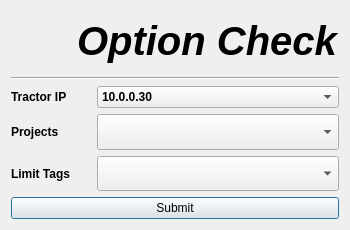
<?xml version="1.0" encoding="UTF-8"?>
<ui version="4.0">
 <class>Dialog</class>
 <widget class="QDialog" name="Dialog">
  <property name="geometry">
   <rect>
    <x>0</x>
    <y>0</y>
    <width>331</width>
    <height>230</height>
   </rect>
  </property>
  <property name="sizePolicy">
   <sizepolicy hsizetype="Expanding" vsizetype="Expanding">
    <horstretch>0</horstretch>
    <verstretch>0</verstretch>
   </sizepolicy>
  </property>
  <property name="windowTitle">
   <string>Dialog</string>
  </property>
  <layout class="QVBoxLayout" name="verticalLayout">
   <item>
    <layout class="QHBoxLayout" name="horizontalLayout">
     <item>
      <widget class="QLabel" name="label">
       <property name="minimumSize">
        <size>
         <width>60</width>
         <height>60</height>
        </size>
       </property>
       <property name="maximumSize">
        <size>
         <width>60</width>
         <height>60</height>
        </size>
       </property>
       <property name="text">
        <string/>
       </property>
       <property name="pixmap">
        <pixmap>../../../../../../../../../../backstage/share/icons/trlogo128.png</pixmap>
       </property>
       <property name="scaledContents">
        <bool>true</bool>
       </property>
      </widget>
     </item>
     <item>
      <widget class="QLabel" name="label_2">
       <property name="sizePolicy">
        <sizepolicy hsizetype="Expanding" vsizetype="Expanding">
         <horstretch>0</horstretch>
         <verstretch>0</verstretch>
        </sizepolicy>
       </property>
       <property name="font">
        <font>
         <pointsize>30</pointsize>
         <weight>75</weight>
         <italic>true</italic>
         <bold>true</bold>
        </font>
       </property>
       <property name="styleSheet">
        <string notr="true"/>
       </property>
       <property name="text">
        <string>Option Check</string>
       </property>
      </widget>
     </item>
    </layout>
   </item>
   <item>
    <widget class="Line" name="line">
     <property name="orientation">
      <enum>Qt::Horizontal</enum>
     </property>
    </widget>
   </item>
   <item>
    <layout class="QHBoxLayout" name="horizontalLayout_2">
     <item>
      <widget class="QLabel" name="label_3">
       <property name="sizePolicy">
        <sizepolicy hsizetype="Minimum" vsizetype="Minimum">
         <horstretch>0</horstretch>
         <verstretch>0</verstretch>
        </sizepolicy>
       </property>
       <property name="minimumSize">
        <size>
         <width>80</width>
         <height>0</height>
        </size>
       </property>
       <property name="maximumSize">
        <size>
         <width>80</width>
         <height>16777215</height>
        </size>
       </property>
       <property name="font">
        <font>
         <weight>75</weight>
         <bold>true</bold>
        </font>
       </property>
       <property name="text">
        <string>Tractor IP</string>
       </property>
      </widget>
     </item>
     <item>
      <widget class="QComboBox" name="ipCombo">
       <property name="sizePolicy">
        <sizepolicy hsizetype="Expanding" vsizetype="Fixed">
         <horstretch>0</horstretch>
         <verstretch>0</verstretch>
        </sizepolicy>
       </property>
       <property name="font">
        <font>
         <weight>75</weight>
         <bold>true</bold>
        </font>
       </property>
       <item>
        <property name="text">
         <string>10.0.0.30</string>
        </property>
       </item>
       <item>
        <property name="text">
         <string>10.0.0.35</string>
        </property>
       </item>
      </widget>
     </item>
    </layout>
   </item>
   <item>
    <layout class="QHBoxLayout" name="horizontalLayout_3">
     <item>
      <widget class="QLabel" name="label_4">
       <property name="sizePolicy">
        <sizepolicy hsizetype="Minimum" vsizetype="Minimum">
         <horstretch>0</horstretch>
         <verstretch>0</verstretch>
        </sizepolicy>
       </property>
       <property name="minimumSize">
        <size>
         <width>80</width>
         <height>0</height>
        </size>
       </property>
       <property name="maximumSize">
        <size>
         <width>80</width>
         <height>16777215</height>
        </size>
       </property>
       <property name="font">
        <font>
         <weight>75</weight>
         <bold>true</bold>
        </font>
       </property>
       <property name="text">
        <string>Projects</string>
       </property>
      </widget>
     </item>
     <item>
      <widget class="QComboBox" name="projectCombo">
       <property name="sizePolicy">
        <sizepolicy hsizetype="Expanding" vsizetype="Expanding">
         <horstretch>0</horstretch>
         <verstretch>0</verstretch>
        </sizepolicy>
       </property>
      </widget>
     </item>
    </layout>
   </item>
   <item>
    <layout class="QHBoxLayout" name="horizontalLayout_4">
     <item>
      <widget class="QLabel" name="label_5">
       <property name="sizePolicy">
        <sizepolicy hsizetype="Minimum" vsizetype="Minimum">
         <horstretch>0</horstretch>
         <verstretch>0</verstretch>
        </sizepolicy>
       </property>
       <property name="minimumSize">
        <size>
         <width>80</width>
         <height>0</height>
        </size>
       </property>
       <property name="maximumSize">
        <size>
         <width>80</width>
         <height>16777215</height>
        </size>
       </property>
       <property name="font">
        <font>
         <weight>75</weight>
         <bold>true</bold>
        </font>
       </property>
       <property name="text">
        <string>Limit Tags</string>
       </property>
      </widget>
     </item>
     <item>
      <widget class="QComboBox" name="limitTagCombo">
       <property name="sizePolicy">
        <sizepolicy hsizetype="Expanding" vsizetype="Expanding">
         <horstretch>0</horstretch>
         <verstretch>0</verstretch>
        </sizepolicy>
       </property>
      </widget>
     </item>
    </layout>
   </item>
   <item>
    <widget class="QPushButton" name="submitBtn">
     <property name="text">
      <string>Submit</string>
     </property>
    </widget>
   </item>
  </layout>
 </widget>
 <resources/>
 <connections/>
</ui>
